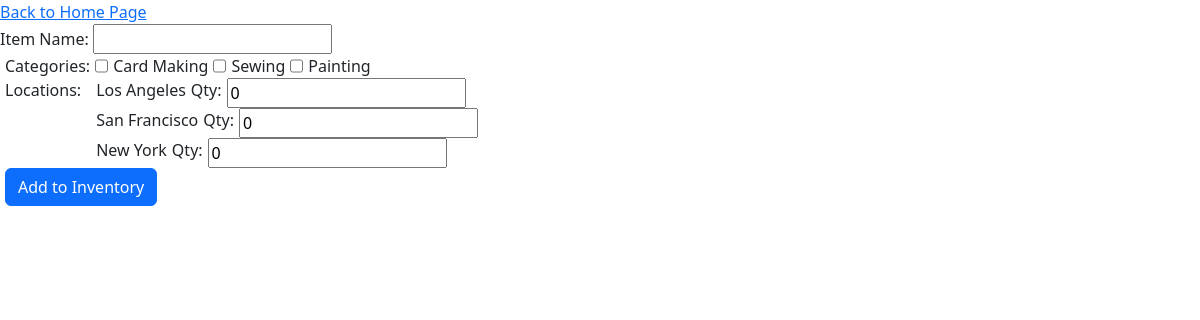
Page /create.php on the committed database.
### tables this page shows
CREATE TABLE categories(
	category_id int PRIMARY KEY NOT NULL AUTO_INCREMENT,
    category_name VARCHAR(45) NOT NULL
);

CREATE TABLE locations(
	location_id int PRIMARY KEY NOT NULL AUTO_INCREMENT,
    location_name VARCHAR(45) NOT NULL
);

### create.php (the view, shortened to what this page needs)
<?php
     $mysqli = new mysqli(DB_HOST, DB_USER, DB_PASS, DB_NAME);
     $categories_sql = "SELECT * FROM categories";
     $categories_results = $mysqli->query($categories_sql);
     $locations_sql = "SELECT * FROM locations";
     $locations_results = $mysqli->query($locations_sql);
?>
<!DOCTYPE html>
<html lang="en">
<head>
     <link href="https://cdn.jsdelivr.net/npm/bootstrap@5.2.0-beta1/dist/css/bootstrap.min.css" rel="stylesheet">
     <link rel="stylesheet" type="text/css" href="styles.css">
</head>
<body>
     <a href="index.php"> Back to Home Page </a>
     <form action="" method="POST">
          <label for="item-name"> Item Name: </label> <input name="item-name" id="item-name">
          <br />
          <div class="inline" name="categories">
               <label for="categories"> Categories: </label>
               <?php while($category = $categories_results->fetch_assoc()) : ?>
                    <input type="checkbox" id="category<?php echo $category['category_id']; ?>"/><label> <?php echo $category["category_name"]; ?> </label>
               <?php endwhile; ?>
          </div>
          <div class="inline">
               <label for="locations"> Locations: </label>
               <div name="locations">
                    <?php while($location = $locations_results->fetch_assoc()) : ?>
                              <div class="inline">
                                   <label> <?php echo $location["location_name"]; ?> </label>
                                   <label for="qty"> Qty: </label> <input type="text" id="qty<?php echo $location['location_id'];?>" value=0 />
                              </div>
                    <?php endwhile; ?>
               </div>
          </div>
          <div class="inline">
               <button type="submit" class="btn btn-primary"> Add to Inventory </button>
          </div>
     </form>
</body>
</html>

### styles.css (style rules this page uses)
.inline { display: flex; flex-direction: row; }
.inline * { margin-left: 5px; }

### rows in the picture
categories: category_name "Card Making"
categories: category_name "Sewing"
categories: category_name "Painting"
locations: location_name "Los Angeles"
locations: location_name "San Francisco"
locations: location_name "New York"
